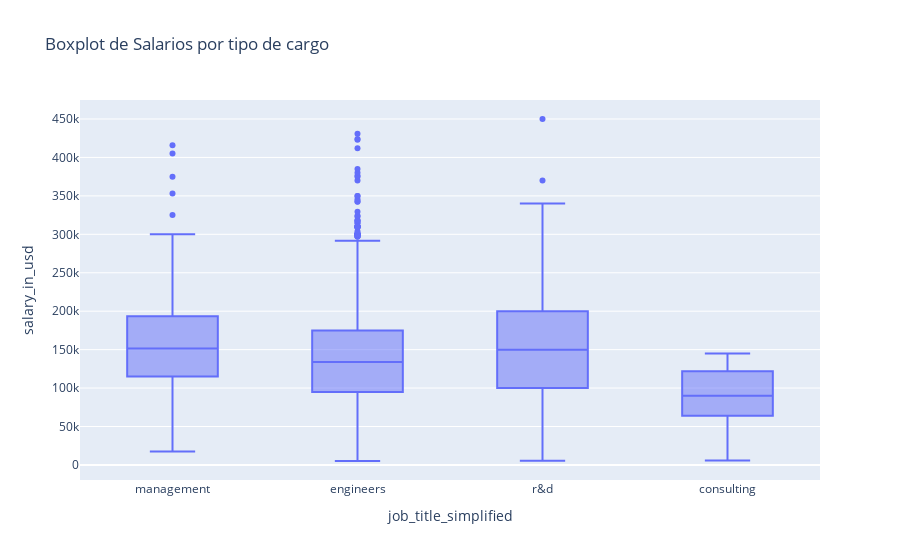

Source (notebook cell):
### Code cell
print(df.groupby(['job_title_simplified'])['salary_in_usd'].describe())
# Crear el boxplot
fig = px.box(df, x='job_title_simplified', y='salary_in_usd', title='Boxplot de Salarios por tipo de cargo')
# Mostrar la figura
fig.show()

### Figure 1 — Plotly figure (JSON) as saved in the notebook; plotly's stock layout.template omitted (floating-point values rounded to 4 significant figures; data arrays with more than 128 entries replaced by an {"elided": "..."} marker saying what was removed)
{"data": [{"alignmentgroup": "True", "hovertemplate": "job_title_simplified=%{x}<br>salary_in_usd=%{y}<extra></extra>", "legendgroup": "", "marker": {"color": "#636efa"}, "name": "", "notched": false, "offsetgroup": "", "orientation": "v", "showlegend": false, "type": "box", "x": {"elided": "3755 str values"}, "x0": " ", "xaxis": "x", "y": {"elided": "3755 int values"}, "y0": " ", "yaxis": "y"}], "layout": {"boxmode": "group", "legend": {"tracegroupgap": 0}, "title": {"text": "Boxplot de Salarios por tipo de cargo"}, "xaxis": {"anchor": "y", "domain": [0, 1], "title": {"text": "job_title_simplified"}}, "yaxis": {"anchor": "x", "domain": [0, 1], "title": {"text": "salary_in_usd"}}}}
